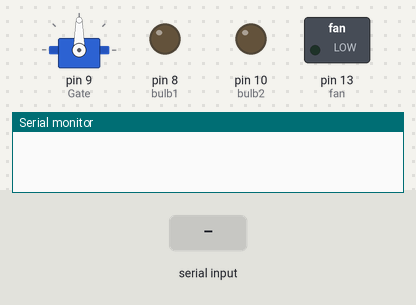
Bench run of a sketch on a simulated Arduino Uno, built with avr-gcc and run on an emulated ATmega328P. Shown: servo, switched loads named in the sketch (green lamp = pin HIGH), output pins drawn as LEDs (lit = HIGH), the last lines printed to the serial monitor. The inputs (shaded band) are chosen by the test bench.

Above: at 1.2 s.
1.3 s: "fan on" received over Serial
At 3.5 s:
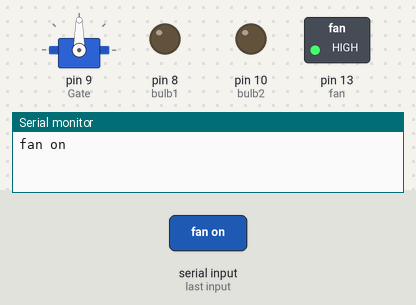
3.8 s: "bulb1 on" received over Serial
At 5.7 s:
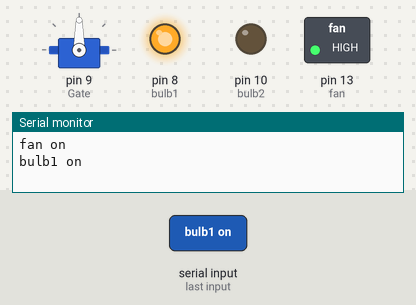
6.3 s: "fan off" received over Serial
At 7.6 s:
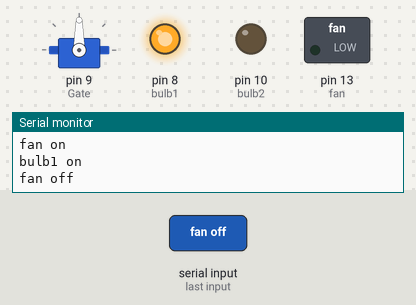
8.8 s: "Gate Open" received over Serial
At 10.8 s:
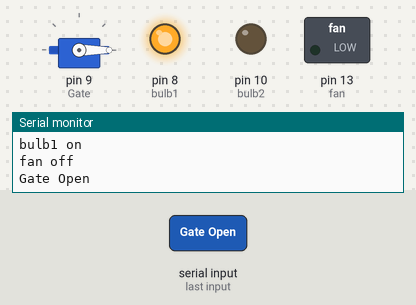
11.3 s: "bulb1 off" received over Serial
At 12.7 s:
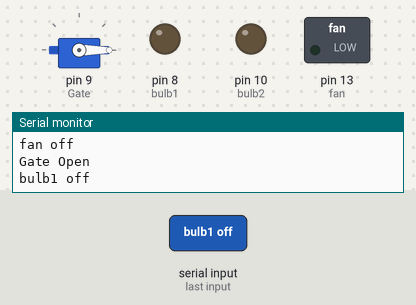
13.8 s: "bulb2 on" received over Serial
At 15.7 s:
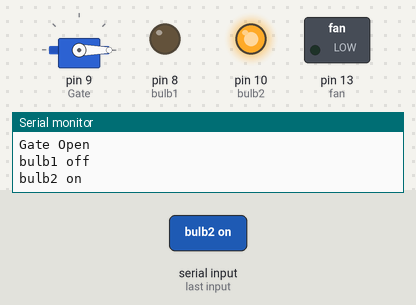
Timing chart, 0 to 17.2 s (numbered marks = the images above; inputs shaded):
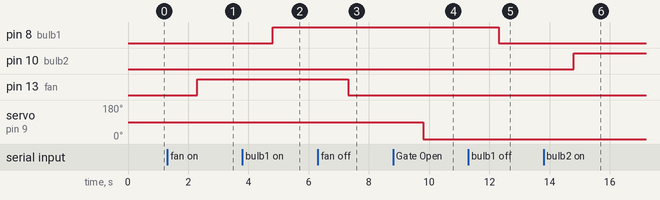

The sketch:

homeautomation_code.ino
```cpp
#include<Servo.h>
#define fan LED_BUILTIN
#define bulb1 8
#define bulb2 10
Servo Gate;


void setup() {
  // put your setup code here, to run once:
    Serial.begin(9600);
  Gate.attach(9);
pinMode (bulb1, OUTPUT);
pinMode (bulb2, OUTPUT);
pinMode (fan, OUTPUT);
}

void loop() {
  // put your main code here, to run repeatedly:
  if(Serial.available() == 1)
  {
    String val = Serial.readString();
    Serial.println(val);
    if(val == "fan on")
    {
      digitalWrite(fan, HIGH);
    }
    if(val == "fan off")
    {
      digitalWrite(fan, LOW);
    }
 if(val == "bulb1 on")
    {
      digitalWrite(bulb1, HIGH);
    }
    if(val == "bulb1 off")
    {
      digitalWrite(bulb1, LOW);
    }
  if(val == "bulb2 on")
    {
      digitalWrite(bulb2, HIGH);
    }
    if(val == "bulb2 off")
    {
      digitalWrite(bulb2, LOW);
    }
  if(val == "Gate Open")
    {
      Gate.write(0);
    }
    if(val == "Gate close")
    {
      Gate.write(90);
    }

 if(val == "open all")
    {
      digitalWrite(fan, HIGH);
      digitalWrite(bulb1, HIGH);
      digitalWrite(bulb2, HIGH);
      Gate.write(0);
    }
    if(val == "close all")
    {
      digitalWrite(bulb1, LOW);
      digitalWrite(bulb2, LOW);
      digitalWrite(fan, LOW);
      Gate.write(90);
    }
  }
}
```

Measured:
- after the input at 1.3 s, pin 13 (fan): LOW → HIGH after 1.0 s
- after the input at 3.8 s, pin 8 (bulb1): LOW → HIGH after 1.0 s
- after the input at 6.3 s, pin 13 (fan): HIGH → LOW after 1.0 s
- after the input at 8.8 s, servo on pin 9 (Gate): 90° → 0° after 1.0 s
- after the input at 11.3 s, pin 8 (bulb1): HIGH → LOW after 1.0 s
- after the input at 13.8 s, pin 10 (bulb2): LOW → HIGH after 1.0 s
